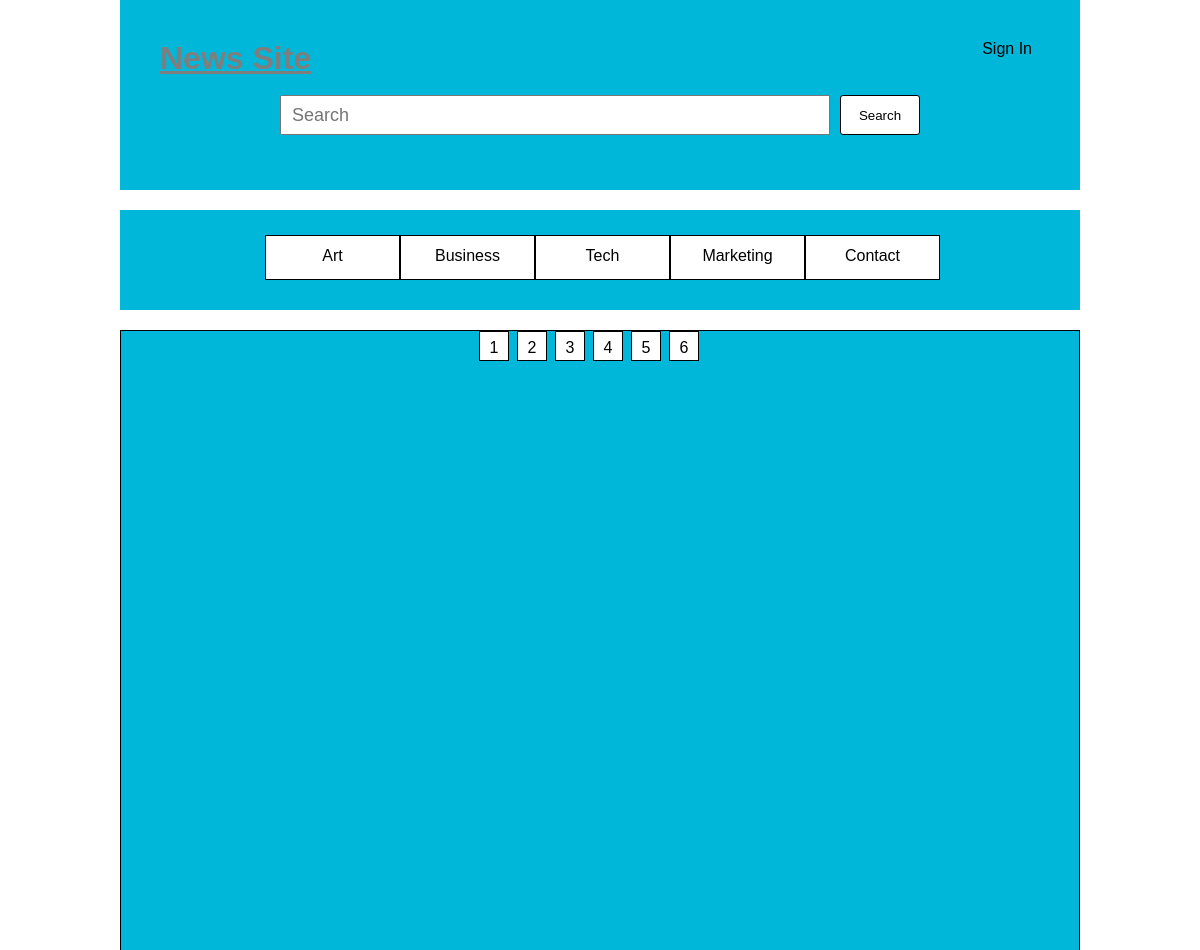
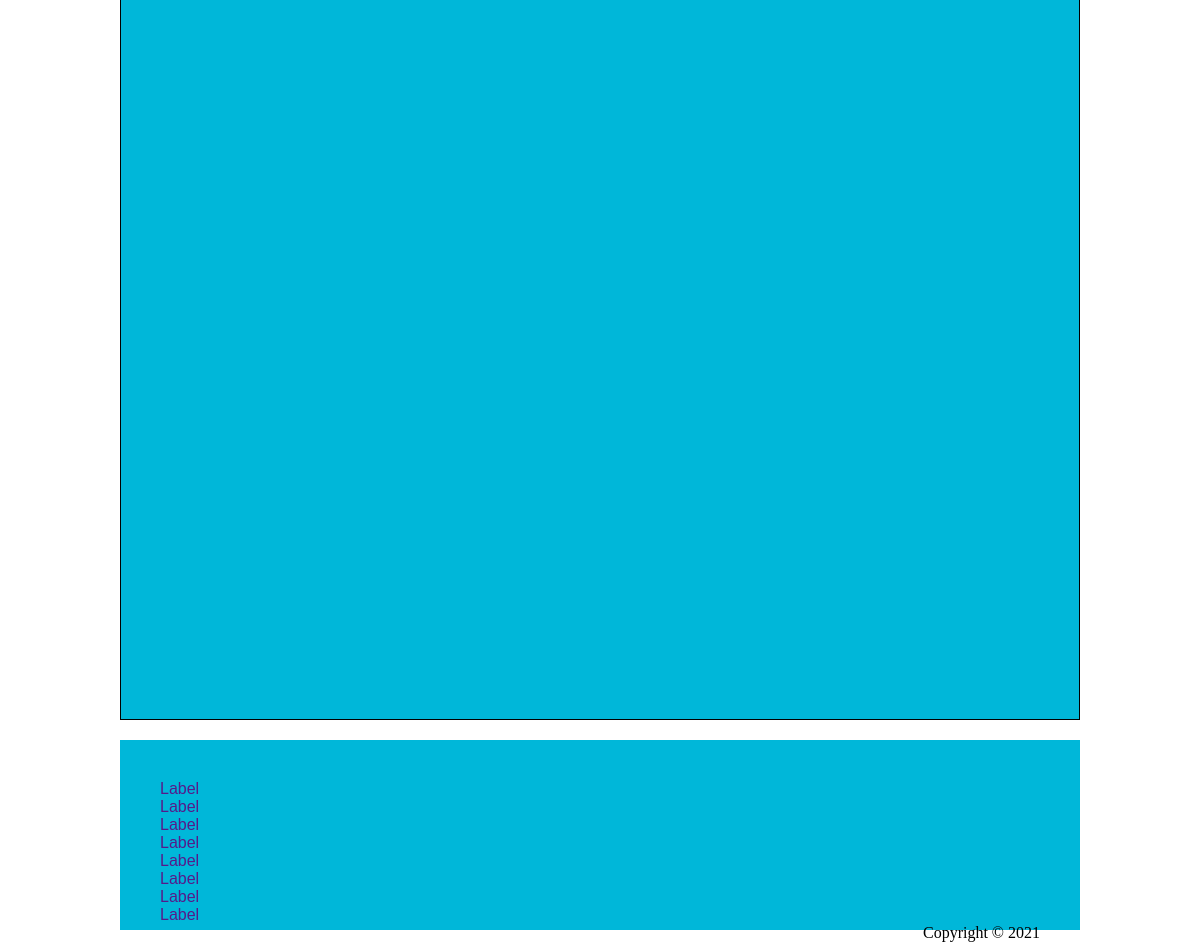
Before: / with the older database file (2 pictures, top to bottom).
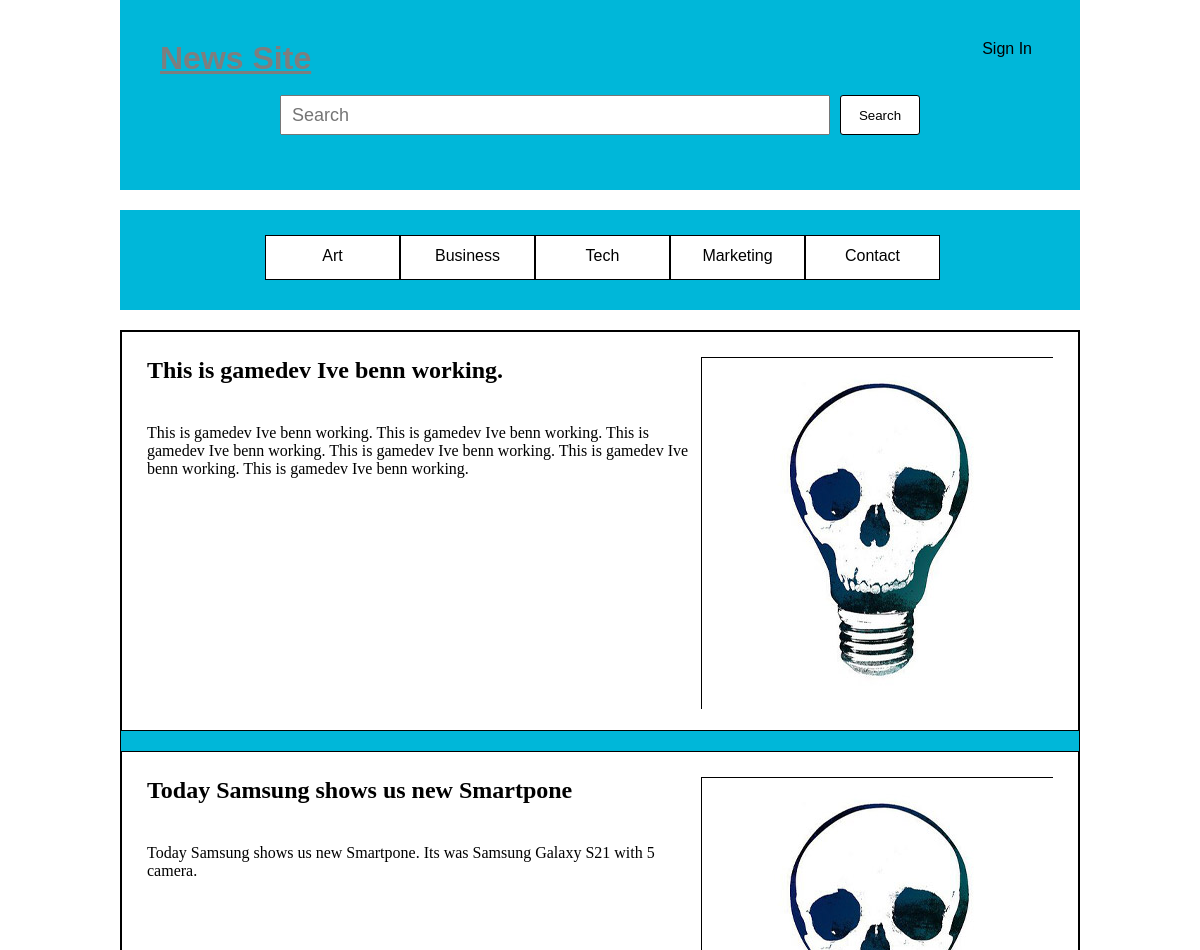
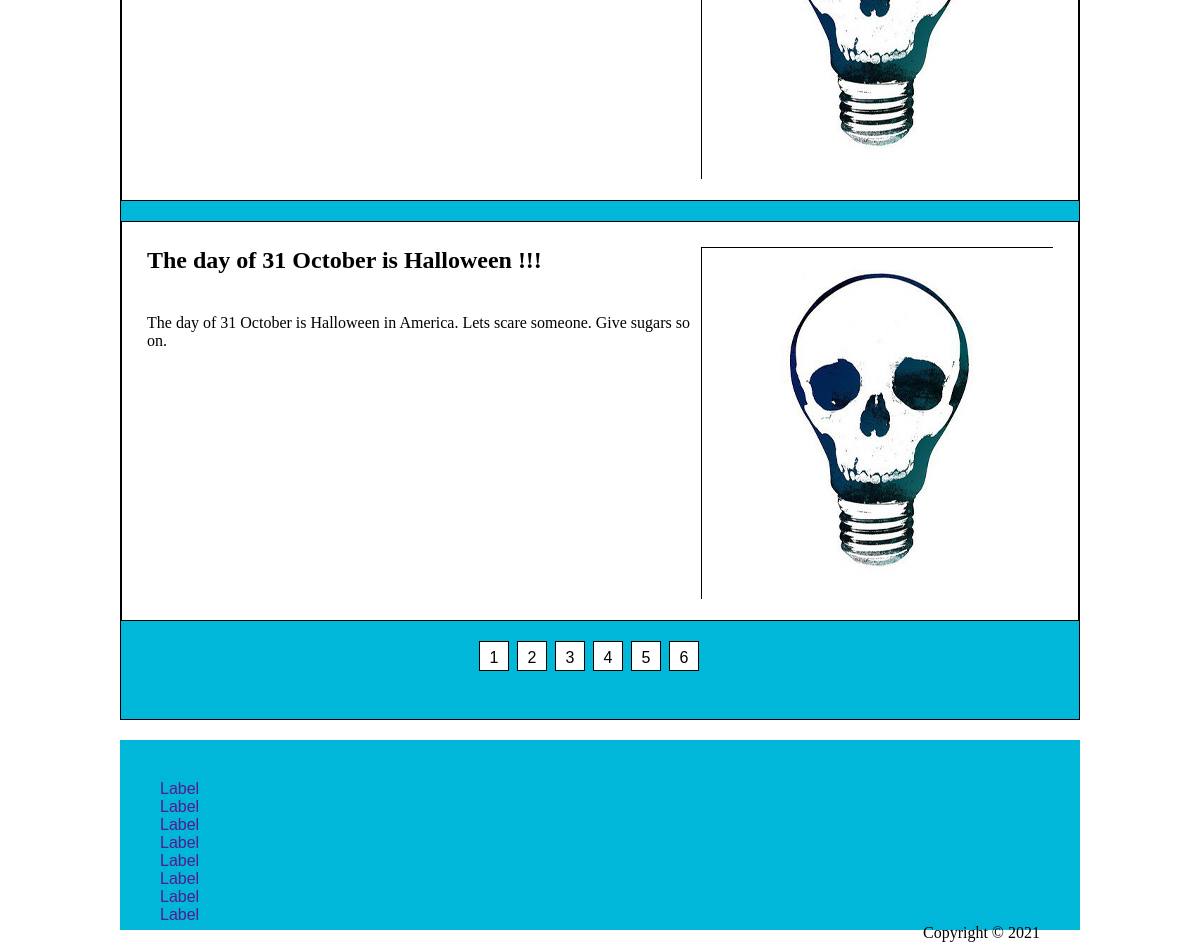
After: the same page with the newer database file (2 pictures, top to bottom).
### tables this page shows
CREATE TABLE `articles` (
  `article_id` int(11) UNSIGNED NOT NULL,
  `heading` varchar(255) DEFAULT NULL,
  `img_path` varchar(255) DEFAULT NULL,
  `text` text DEFAULT NULL
);

### includes/functions.php (called while the page is built, shortened)
<?php
function getAllArticles($connect){
    $select = "SELECT heading, img_path, text FROM articles ORDER BY article_id DESC LIMIT 3";
    $query = mysqli_query($connect, $select);
    $row = mysqli_fetch_all($query, MYSQLI_ASSOC);
    return $row;
}

### index.php (the view, shortened to what this page needs)
<?php
require_once "includes/connect.php";
require_once "includes/functions.php";
$articles = getAllArticles($connect);
?>
<!DOCTYPE html>
<html lang="en">
  <head>
    <link rel="stylesheet" href="style.css" />
  </head>
  <body>
    <header>
      <div class="header-wrapper">
        <div class="header-logo">
          <h1><a href="index.php">News Site</a></h1>
        </div>
            <div class="header-button">
            <?php if(isset($_SESSION['user_id'])):?>
                <?='Welcome ' . $_SESSION['user_name'] . '!!!';?>
                <?='<a href="includes/logout.php">Logout</a>';?>
            <?php else: ?>
                <?='<a href="signin_user.php" class="link">Sign In</a>';?>
            <?php endif;?>
            </div>
      </div>
      <div class="search-wrapper">
        <form action="index.php" method="POST">
          <input type="text" name="search" placeholder="Search"/>
          <button type="submit" class="button">Search</button>
        </form>
      </div>
    </header>
    <nav>
      <ul>
        <li><a href="">Art</a></li>
        <li><a href="">Business</a></li>
        <li><a href="">Tech</a></li>
        <li><a href="">Marketing</a></li>
        <li><a href="">Contact</a></li>
      </ul>
    </nav>
    <article>
        <?php foreach ($articles as $article):?>
            <section>
                <h2><?=$article['heading'];?></h2>
                <figure>
                    <img src="<?=$article['img_path'];?>" alt="" width="352" height="352" />
                </figure>
                <p>
                    <?=$article['text'];?>
                </p>
            </section>
        <?php endforeach;?>
      <div class="pagination">
        <ul>
          <li><a href="">1</a></li>
          <li><a href="">2</a></li>
          <li><a href="">3</a></li>
          <li><a href="">4</a></li>
          <li><a href="">5</a></li>
          <li><a href="">6</a></li>
        </ul>
      </div>
    </article>
    <footer>
      <div class="links">
        <ul>
          <li><a href="">Label</a></li>
          <li><a href="">Label</a></li>
          <li><a href="">Label</a></li>
          <li><a href="">Label</a></li>
          <li><a href="">Label</a></li>
          <li><a href="">Label</a></li>
          <li><a href="">Label</a></li>
          <li><a href="">Label</a></li>
        </ul>
      </div>
      <div class="copy"><span>Copyright</span> &copy; <?=date('Y');?></div>
    </footer>
  </body>
</html>

### style.css (style rules this page uses)
* { margin: 0; padding: 0; box-sizing: border-box; }
html { width: 100%; }
body { margin: 0 auto; width: 960px; }
a { font-family: Arial, Helvetica, sans-serif; }
header { background-color: #00b7d9; height: 190px; padding: 40px; margin-bottom: 20px; }
.header-wrapper { height: 55px; display: block; }
.header-wrapper .header-logo { float: left; }
.header-wrapper .header-button { float: right; }
.header-logo h1 a { color: #7e7e7e; }
.header-button a { margin: 8px; }
.button { display: block; cursor: pointer; height: 40px; width: 80px; background-color: white; border: 1px solid black; border-radius: 3px; }
a.link { color: black; text-decoration: none; text-align: center; }
.search-wrapper { display: block; }
.search-wrapper input[type="text"] { width: 550px; height: 40px; font-size: 18px; padding-left: 10px; }
.search-wrapper input[type="text"] { float: left; margin: 0 10px 0 120px; }
.search-wrapper button[type="submit"] { float: left; }
nav { background-color: #00b7d9; height: 100px; padding: 25px; margin-bottom: 20px; }
nav ul { list-style: none; margin: 0 0 0 120px; }
nav ul a { text-decoration: none; color: black; display: block; width: 135px; height: 45px; background-color: white; float: left; border: 1px solid black; text-align: center; line-height: 40px; }
article { height: 1340px; margin-bottom: 20px; border: 1px solid black; background-color: #00b7d9; }
section { padding: 25px; height: 400px; margin-bottom: 20px; border: 1px solid black; background-color: white; }
section h2 { float: left; width: 550px; margin-bottom: 40px; }
section p { float: left; width: 550px; }
figure { border: 1px solid black; width: 352px; height: 352px; float: right; }
.pagination ul { list-style: none; margin: 0 350px; }
.pagination ul li a { width: 30px; height: 30px; float: left; border: 1px solid black; margin-left: 8px; text-align: center; line-height: 2; }
.pagination ul a { list-style: none; text-decoration: none; background-color: white; color: black; width: 35px; }
footer { background-color: #00b7d9; height: 190px; padding: 40px; margin-bottom: 20px; }
.links ul { list-style: none; }
.links ul a { text-decoration: none; }
.copy { float: right; }
.signin-wrapper label, input { margin-bottom: 10px; }
.registration label, input { margin-bottom: 10px; }

Changed rows visible on the page:
added articles: heading "This is gamedev Ive benn working.", img_path (picture), text "This is gamedev Ive benn working. This is gamedev Ive benn working. This is gamedev Ive benn working. This is gamedev Ive benn working. This is gamedev Ive benn working. This is gamedev Ive benn working."
added articles: heading "Today Samsung shows us new Smartpone", img_path (picture), text "Today Samsung shows us new Smartpone. Its was Samsung Galaxy S21 with 5 camera."
added articles: heading "The day of 31 October is Halloween !!!", img_path (picture), text "The day of 31 October is Halloween in America. Lets scare someone. Give sugars so on."
